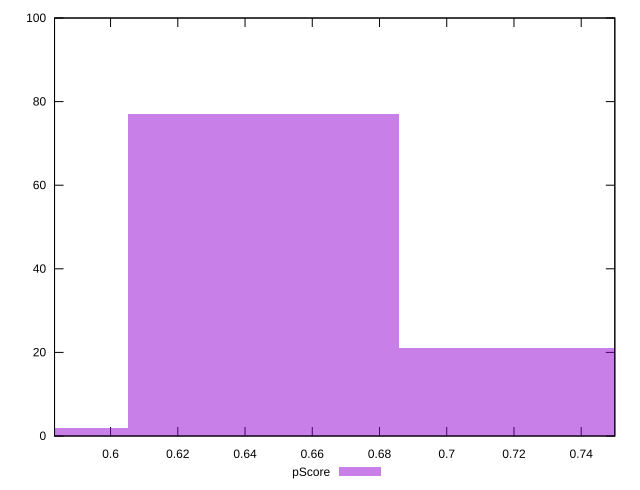

Write gnuplot code to recreate this figure.
reset

$pScore <<EOF
0.5647787532365798 2
0.6454614322703769 77
0.726144111304174 21
EOF

set key outside below
set boxwidth 0.08068267903379711
set xrange [0.5833333333333334:0.75]
set yrange [0:100]
set trange [0:100]
set style fill transparent solid 0.5 noborder
set terminal svg size 640, 490 enhanced background rgb 'white'
set output "reports/report_00031_2021-02-24T23-18-18.084Z/unused-css-rules/samples/astro/pScore/histogram.svg"

plot $pScore title "pScore" with boxes

reset
